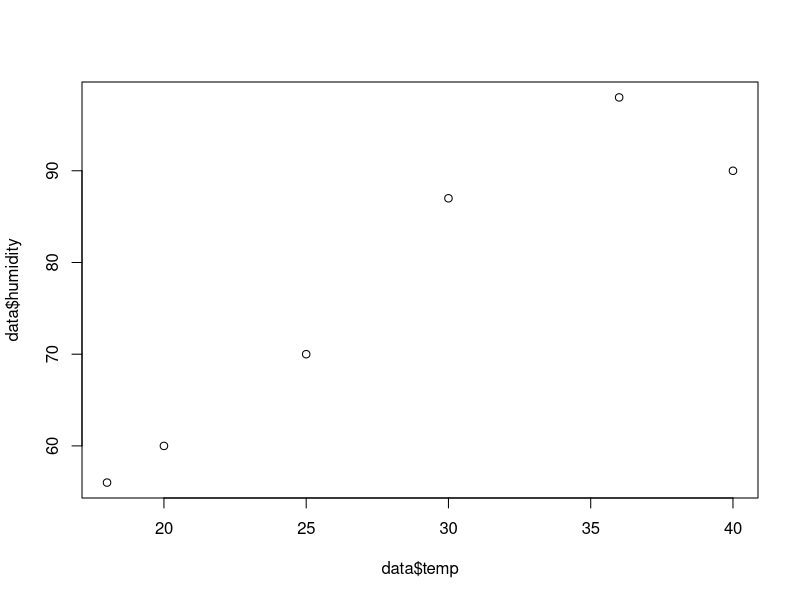
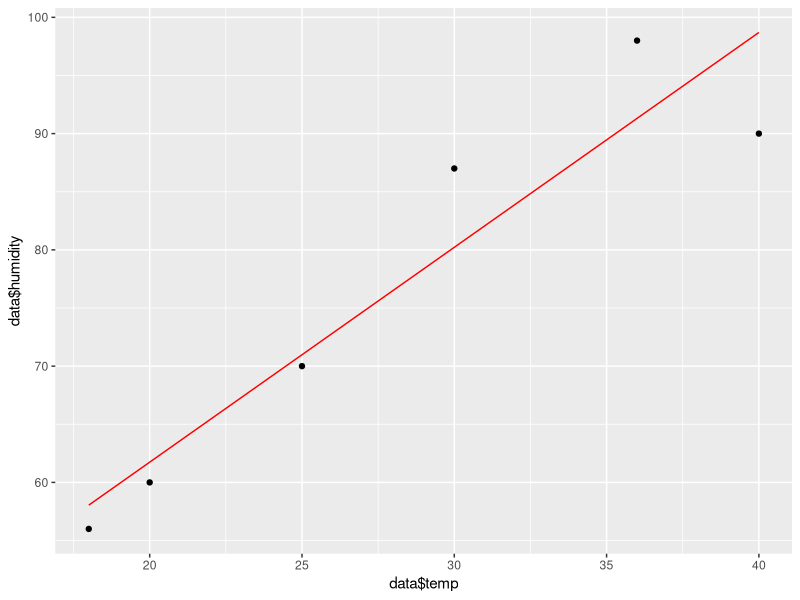
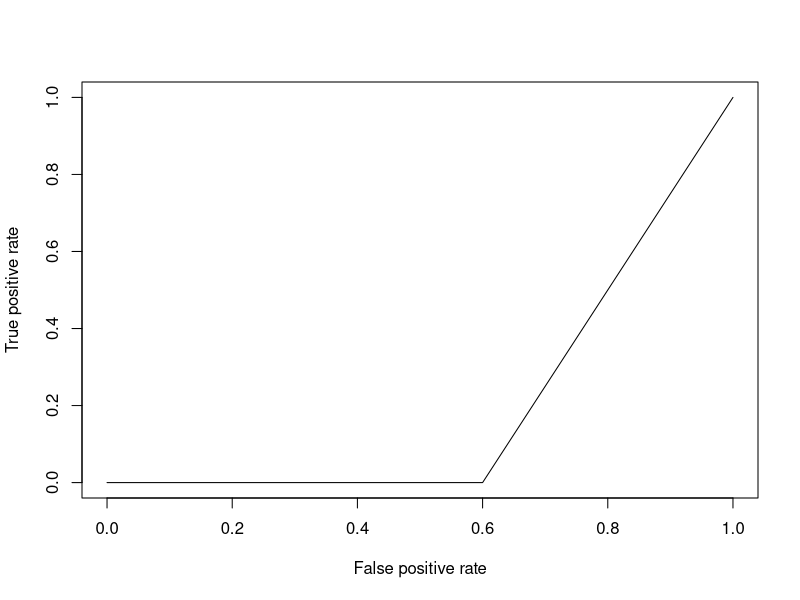

Source code (R) for these figures, in order:
## logistic regression and linear regression on weather dataset
library(ggplot2)
data = data.frame(
  temp = c(20, 18, 25, 30, 40, 36),
  humidity = c(60, 56, 70, 87, 90, 98),
  rainday = c(0, 1, 1, 0, 0, 1)
)
model_lm = lm(formula = humidity ~ temp, data)
coef(model_lm)
plot(x=data$temp, y=data$humidity)
ggplot() + geom_point(aes(x=data$temp, y=data$humidity)) + geom_line(aes(x=data$temp, y=predict(model_lm, data)), color="red")


model_glm = glm(formula = rainday ~ temp + humidity, data, family = binomial())
summary(model_glm)
ypred = predict(model_glm, data)
ypred = ifelse(ypred > 0.5, 1, 0)
table(data$rainday, ypred)
library(ROCR)
roc = performance(prediction( data$rainday, ypred), measure = 'tpr', x.measure = 'fpr')
plot(roc)
